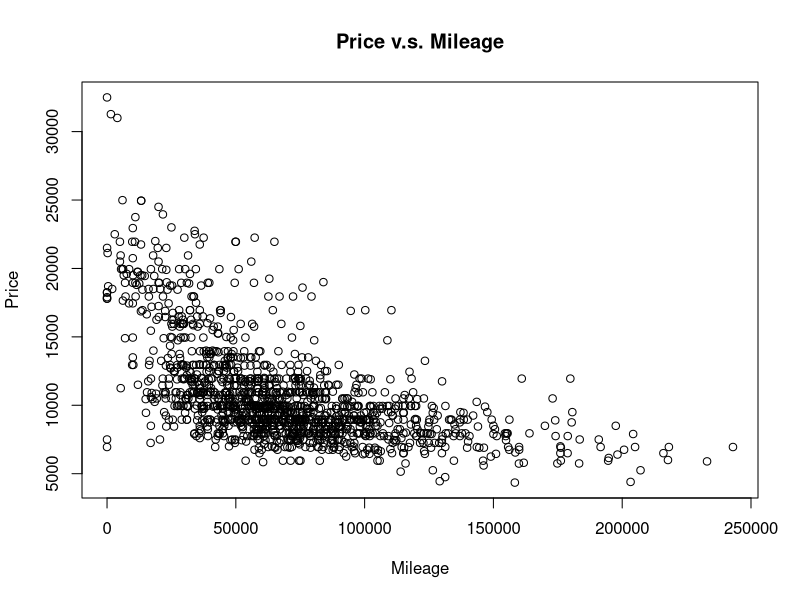
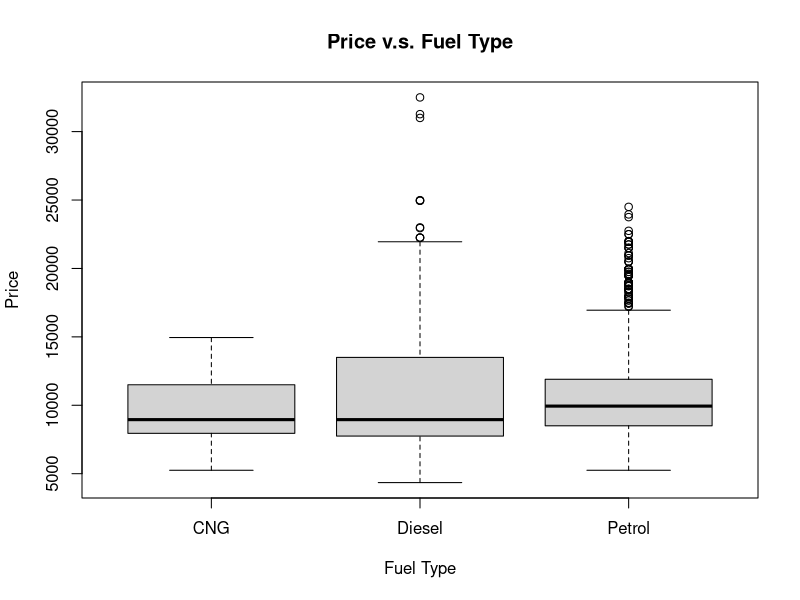
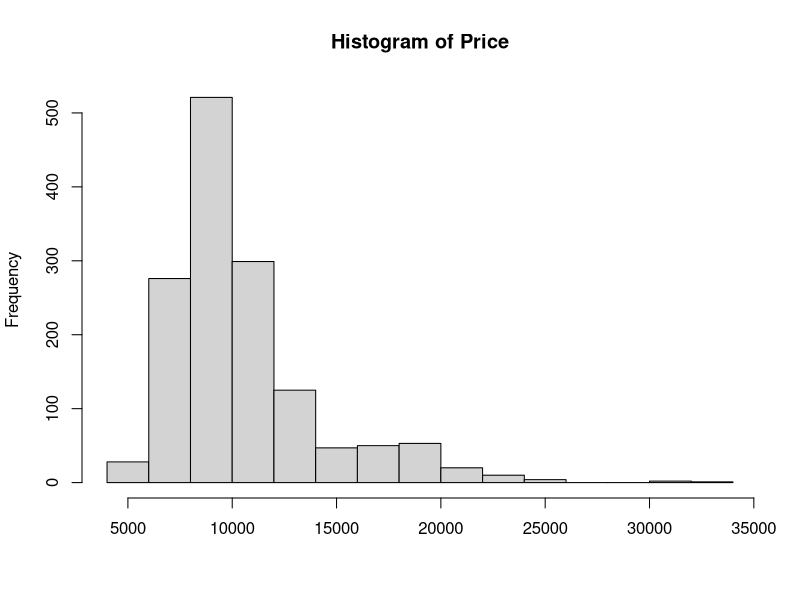
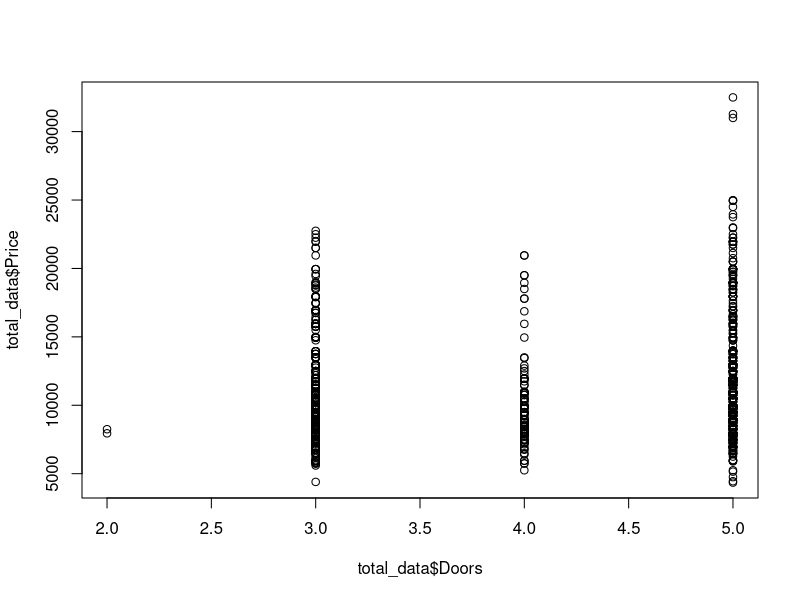
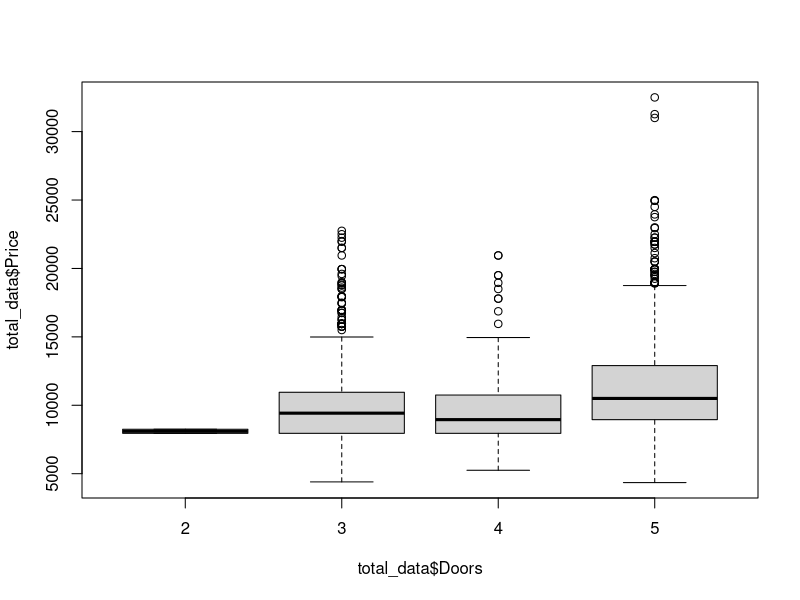
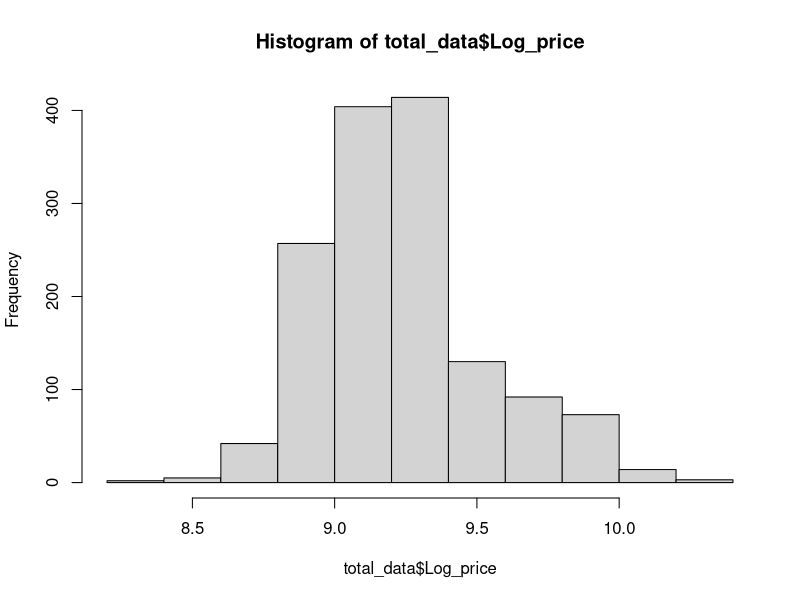

R code for these plots, in order:
## ---- chunk 1
total_data <- read.csv("./UsedCar.csv", header=T, stringsAsFactors=T)
## ---- chunk 2
## We can take a look at the first couple of data entries.
head(total_data, n=2)
## str() gives the structure of the data and date type of each column
str(total_data)
## How many observations do we have?
dim(total_data)[1]
## How many different variables do we have?
dim(total_data)[2]
names(total_data)
## We can use table() to explore the number of levels for each variable
table(total_data$Fuel_Type)
## ---- chunk 3
(total_data$Doors)
## ---- chunk 4
## Scatterplot
plot(total_data$Mileage, total_data$Price, ylab='Price', xlab='Mileage',
     main='Price v.s. Mileage')
## If the x variable is factor, R will generate side-by-side boxplot
plot(total_data$Fuel_Type, total_data$Price, ylab='Price', xlab='Fuel Type',
     main='Price v.s. Fuel Type')
## Histogram of Price
hist(total_data$Price, main='Histogram of Price', xlab='')
## ---- chunk 5
plot(total_data$Doors, total_data$Price)
boxplot(total_data$Price~total_data$Doors)
## ---- chunk 6
## Log transformation
total_data$Log_price <- log(total_data$Price+1)
total_data$Log_price <- log(total_data$Price+1)
## Histogram of log price
hist(total_data$Log_price)
## ---- chunk 7
## The first model only has an intercept term
lm0 <- lm(Log_price~1, data=total_data)
## The second model is the full model
lm_full <- lm(Log_price~Age+
                Mileage+
                Fuel_Type+
                HP+
                Metallic+
                Automatic+
                CC+
                Doors+
                Quarterly_Tax+
                Weight
              , data=total_data)
## We can also use the following code for convenience. Make sure there is no additional unused variables provided!!!
#lm_full <- lm(Log_price~., data=total_data[,-1])

## ---- chunk 8
## Look at summary of lm_full

## estimated beta
lm_full$coefficients
## ---- chunk 9

(exp(-1.047950e-02) - 1) * 100

## ---- chunk 10
TSS <- sum((total_data$Log_price-mean(total_data$Log_price))^2)
RSS <- sum((total_data$Log_price-lm_full$fitted.values)^2)
## Calculate R^2
1 - RSS/TSS
RSS
## ---- chunk 11
lm_full$residuals
sum((lm_full$residuals)^2)
## ---- chunk 12
## residuals
error <- lm_full$residuals
MAE <- mean(abs(error))
MAPE <- mean(abs(error/total_data$Log_price))*100
print(c(MAE,MAPE))
## ---- chunk 13
##

## ---- chunk 14
library(forecast)
## first argument is the prediction, second argument is the actual observation
accuracy(lm_full$fitted.values, total_data$Log_price)
## ---- chunk 15
## How do we transform the log-scale fitted value to the original scale?
accuracy(exp(lm_full$fitted.values)-1, total_data$Price)
## ---- chunk 16
new_cars <- read.csv('./UsedCar_Newdata.csv', header=T, stringsAsFactors=T)
## ---- chunk 17
pred_logPrice <- predict(object=lm_full, newdata=new_cars)
pred_Price <- exp(pred_logPrice)-1 # transform back to the original scale
print(pred_Price)
## ---- chunk 18
pred_logPrice_interval <- predict(object=lm_full, newdata=new_cars, interval='prediction', level=0.9)
## Transform the log-scale prediction back to original scale
# pred_Price_interval <- 
# print(pred_Price_interval)
## ---- chunk 19
# new_cars <- cbind.data.frame(new_cars, pred_Price_interval)
# write.csv(file='UsedCar_Newdata_Predicted.csv', x=new_cars, row.names=F)
## ---- chunk 20
# lm_short <- 
